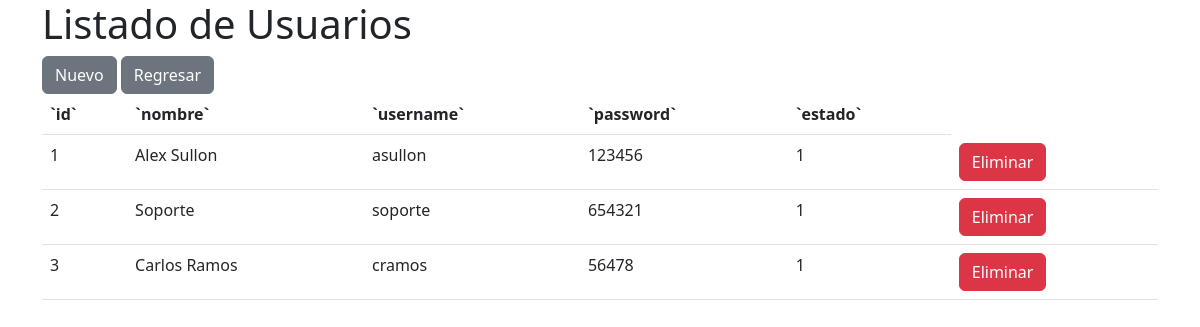
The app's page /usuarios.php with its own data.
### tables this page shows
CREATE TABLE `usuarios` (
  `id` int(11) NOT NULL AUTO_INCREMENT,
  `nombre` varchar(50) DEFAULT NULL,
  `username` varchar(20) NOT NULL,
  `password` varchar(20) DEFAULT NULL,
  `estado` tinyint(1) DEFAULT 1,
  PRIMARY KEY (`id`),
  UNIQUE KEY `username_UNIQUE` (`username`)
);

### usuarios.php (the view, shortened to what this page needs)
<?php
require "data/basedatos.php";
$sql = "SELECT * FROM `usuarios`";
$resultado = $db->query($sql);
?>
<!DOCTYPE html>
<html lang="en">
<head>
    <link href="https://cdn.jsdelivr.net/npm/bootstrap@5.2.0/dist/css/bootstrap.min.css"
        rel="stylesheet"
>
</head>
<body>
<div class="container">
        <h1>Listado de Usuarios</h1>
        <a href="nuevo_usuario.php" class="btn btn-secondary">Nuevo</a>
        <a href="index.php" class="btn btn-secondary">Regresar</a>
        <tr>
        <table class="table">
            <thead>
                <tr>
                    <th>`id` </th>
                    <th>`nombre` </th>
                    <th>`username` </th>
                    <th>`password` </th>
                    <th>`estado` </th>
                </tr>
            </thead>
            <tbody>
                <?php
                    while($usuarios = $resultado->fetch_assoc()):
                ?>
                       <tr>
                        <td><?php echo $usuarios['id'] ?></td>
                        <td><?php echo $usuarios['nombre'] ?></td>
                        <td><?php echo $usuarios['username'] ?></td>
                        <td><?php echo $usuarios['password'] ?></td>
                        <td><?php echo $usuarios['estado'] ?></td>
                        <td>
                        <a href="eliminar_usuarios.php?id=<?php echo $usuarios['id'] ?>" class="btn btn-danger">Eliminar</a>
                        </td>
                        </tr>
                <?php
                    endwhile;
                ?>
            </tbody>
        </table>
    </div>
</body>
</html>

### records on screen
usuarios: id "1", nombre "Alex Sullon", username "asullon", password "123456", estado "1"
usuarios: id "2", nombre "Soporte", username "soporte", password "654321", estado "1"
usuarios: id "3", nombre "Carlos Ramos", username "cramos", password "56478", estado "1"
